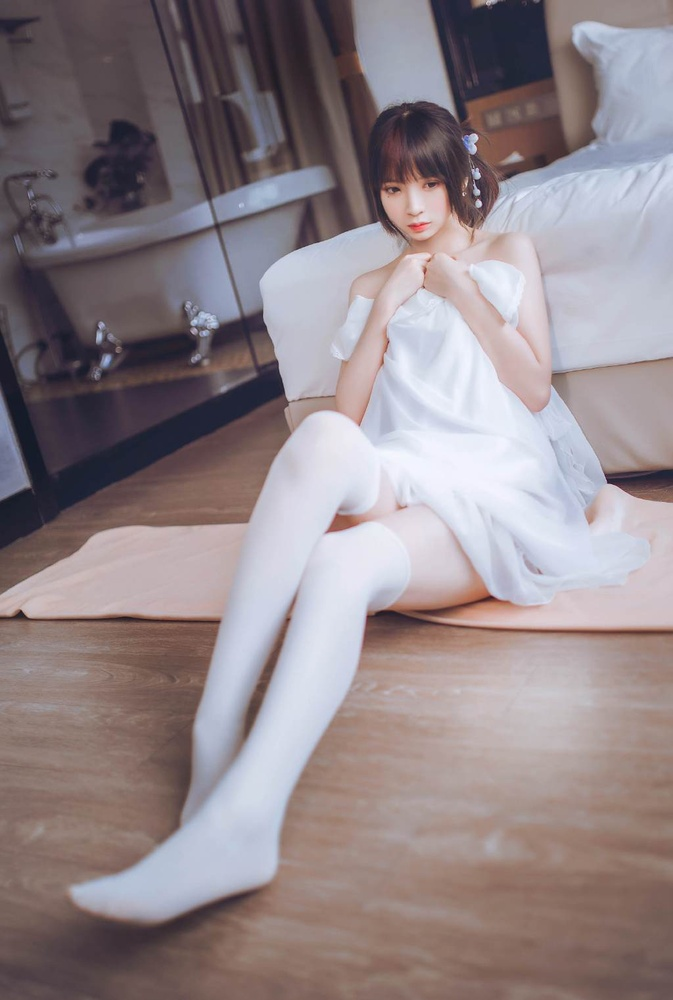
#> input picture picture_material/beauty_leg3.jpg, 673 x 1000 px, shrunk from 1024 x 1522 before the run, found by its file name
$ python 6.homo_filtering.py
#> lines starting #> are read from the running program, lines starting #| are printed output that depends on the picture
#> further down, image is the input picture: shape (1000, 673, 3); mean B, G, R 137.3, 133.3, 145.1
import cv2
import numpy as np
import matplotlib.pyplot as plt

def homomorphic_filter(src, d0 = 10, r1 = 0.5, rh = 2, c = 4, h = 2.0, l = 0.5):
#> called with d0 = 10, r1 = 0.5, rh = 2, c = 4, h = 2, l = 0.5
    gray = src.copy()
    if len(src.shape) > 2:
        gray = cv2.cvtColor(src, cv2.COLOR_BGR2GRAY)
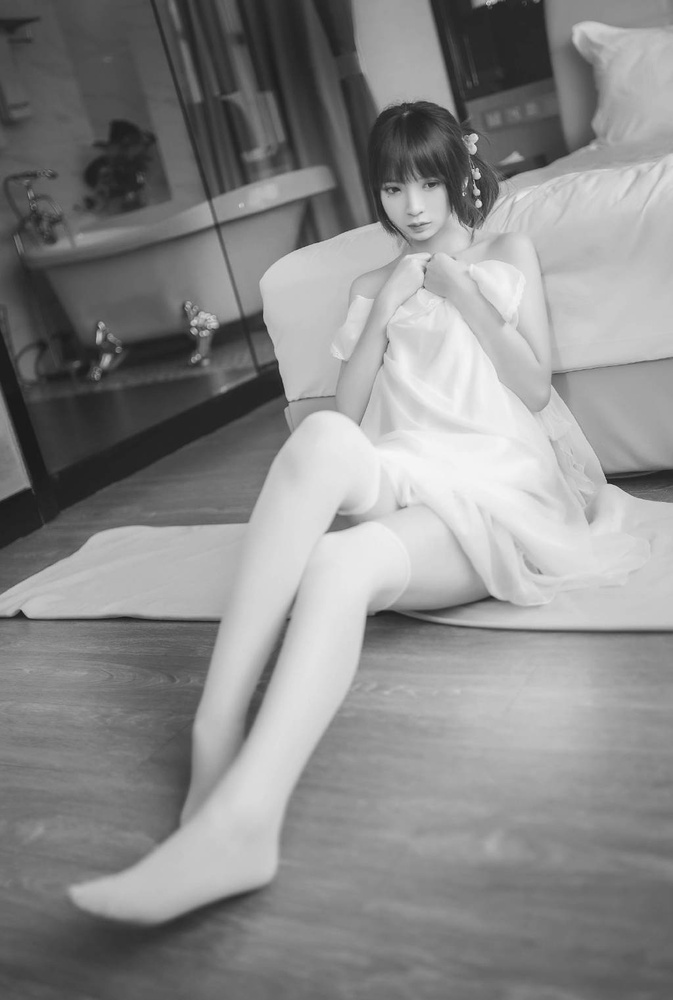
#> gray: shape (1000, 673); min 24, max 247, mean 137.3
    gray = np.float64(gray)
    rows, cols = gray.shape
#> rows = 1000; cols = 673
    gray_fft = np.fft.fft2(gray)
    gray_fftshift = np.fft.fftshift(gray_fft)
    dst_fftshift = np.zeros_like(gray_fftshift)
    M, N = np.meshgrid(np.arange(-cols // 2, cols // 2), np.arange(-rows // 2, rows // 2))
    D = np.sqrt((M ** 2 + N ** 2))
    Z = (rh - r1) * (1 - np.exp(-c * (D ** 2 / d0 ** 2))) + r1
    image_filtering_fftshift = Z * gray_fftshift
    image_filtering_fftshift = (h - 1) * image_filtering_fftshift + 1
    image_filtering_ifftshift = np.fft.ifftshift(image_filtering_fftshift)
    image_filtering_ifft = np.fft.ifft2(image_filtering_ifftshift)
    image_filtering = np.real(image_filtering_ifft)
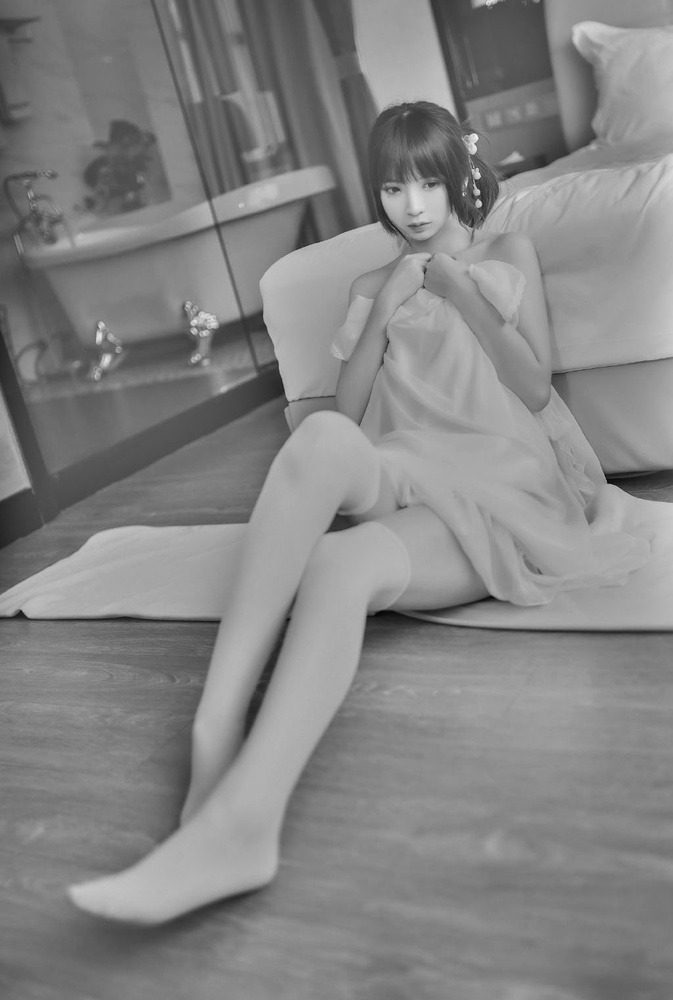
#> image_filtering: shape (1000, 673) float64; min -198.3, max 329.6, mean 76.7; drawn with min black and max white
    image_filtering = np.uint8(np.clip(image_filtering, 0, 255))
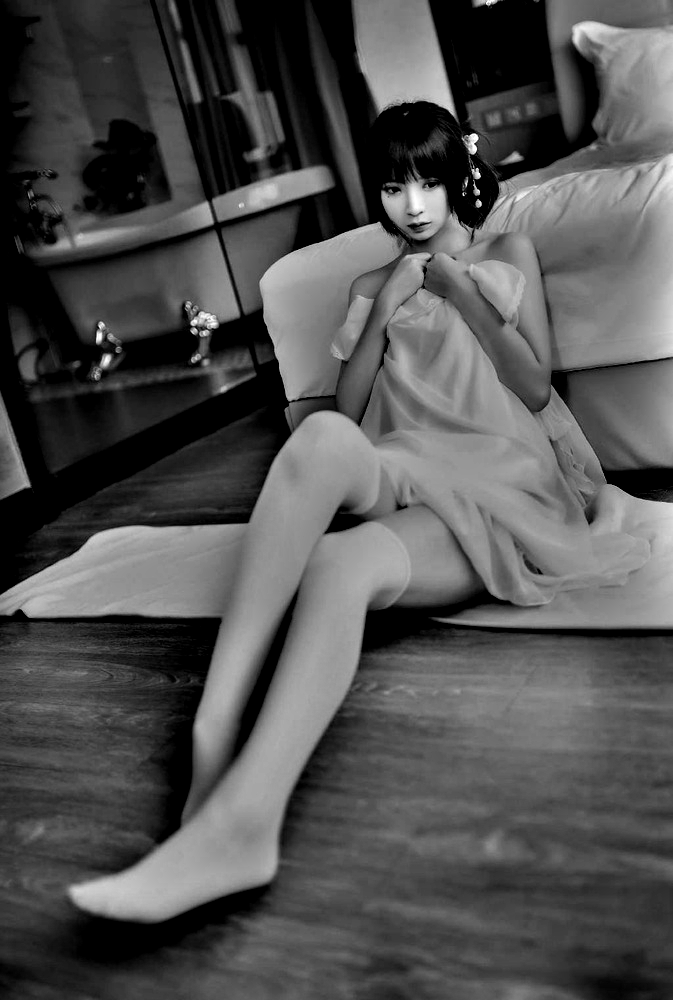
#> image_filtering: shape (1000, 673); min 0, max 255, mean 80.8
    return image_filtering

if __name__ == '__main__':
    image = cv2.imread("picture_material/beauty_leg3.jpg")
    image_homomorphic_filter = homomorphic_filter(image)
    plt.figure('homo_filtering')
    plt.subplot(121), plt.axis('off')
    plt.imshow(image,'gray'), plt.title('Origin image')
    plt.subplot(122), plt.imshow(image_homomorphic_filter, 'gray')
    plt.title('Homomorphic image'), plt.axis('off')
    plt.show()
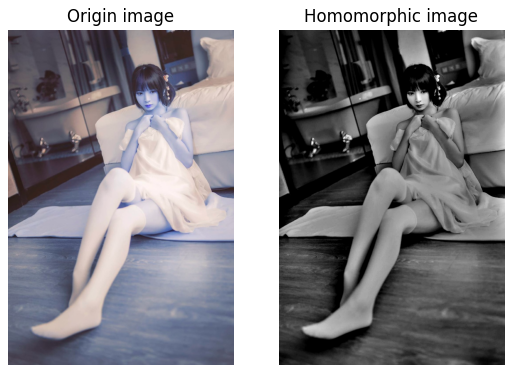
#> figure drawn by matplotlib, 2 panels; B, G, R data is drawn as R, G, B

$ run again, with picture_material/beauty_leg2.jpg copied over picture_material/beauty_leg3.jpg
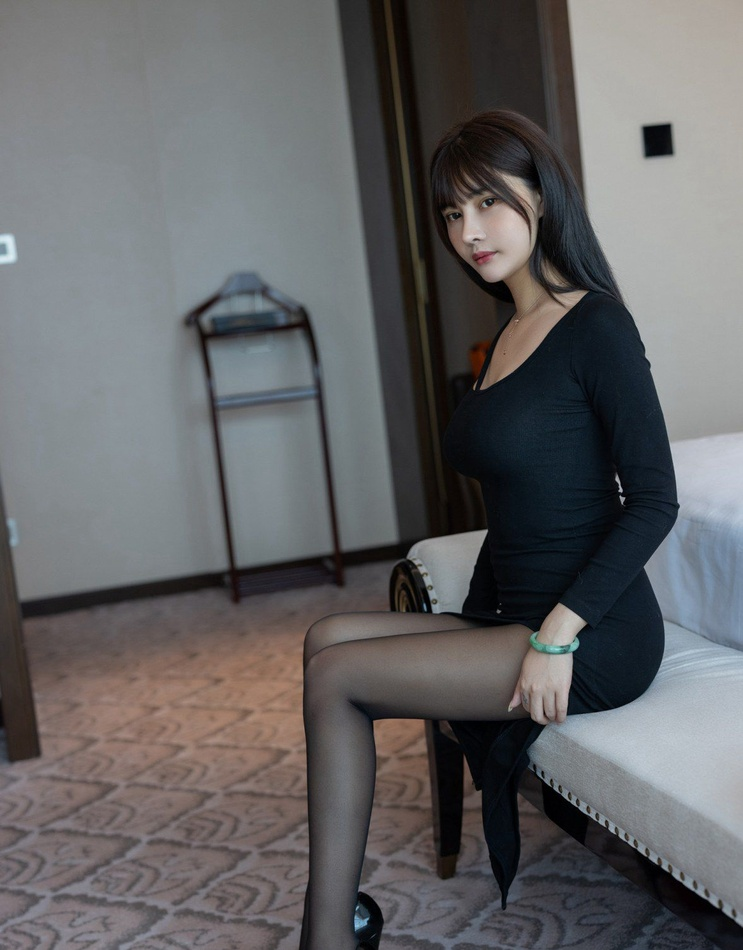
#> input picture picture_material/beauty_leg2.jpg, 743 x 950 px, shrunk from 1178 x 1507 before the run, found by its file name
#> image is the input picture: shape (950, 743, 3); mean B, G, R 101.2, 99.8, 100.1
#> in homomorphic_filter, `image_filtering = np.uint8(np.clip(image_filtering, 0, 255))`:
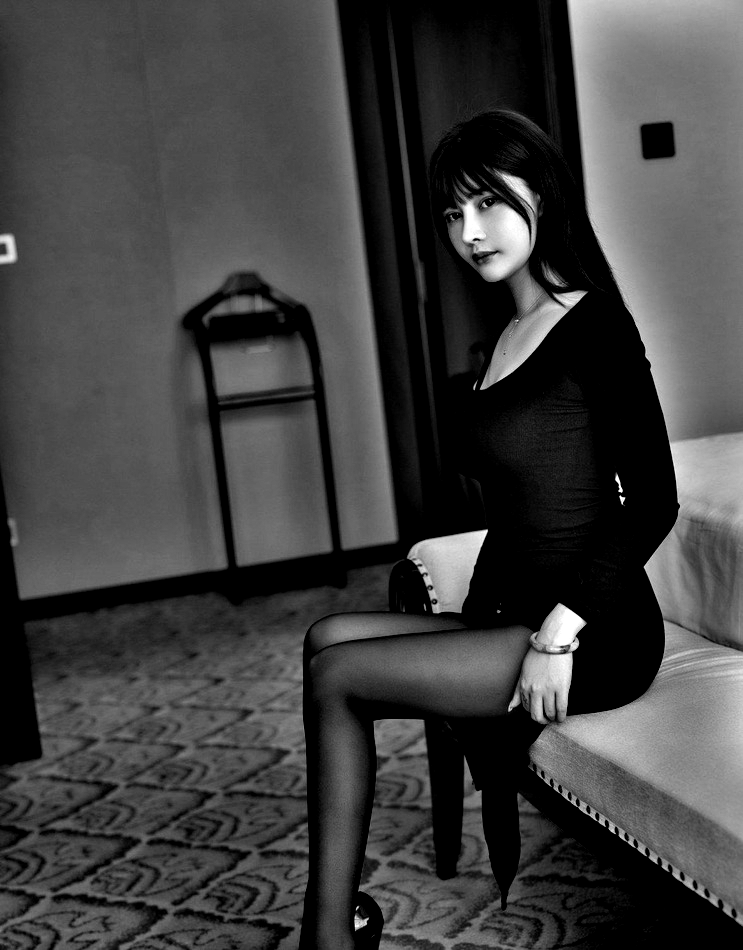
#> image_filtering: shape (950, 743); min 0, max 255, mean 64.3
#> `plt.show()`:
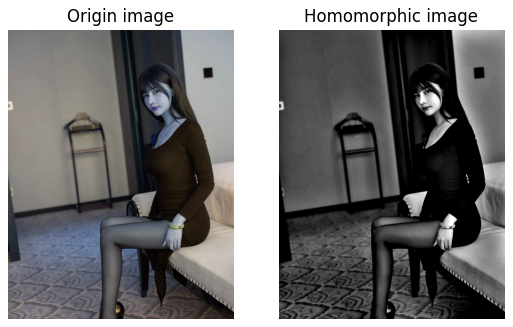
#> figure drawn by matplotlib, 2 panels; B, G, R data is drawn as R, G, B

$ run again, with picture_material/1.jpg copied over picture_material/beauty_leg3.jpg
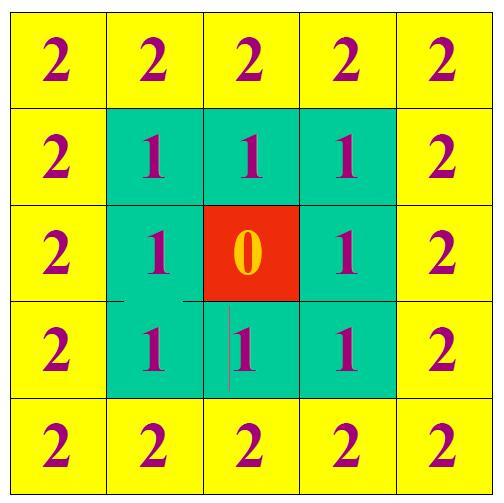
#> input picture picture_material/1.jpg, 504 x 503 px, found by its file name
#> image is the input picture: shape (503, 504, 3); mean B, G, R 71.4, 216.3, 174.1
#> in homomorphic_filter, `image_filtering = np.uint8(np.clip(image_filtering, 0, 255))`:
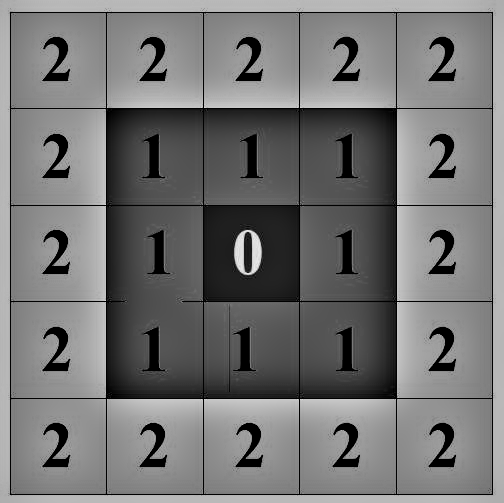
#> image_filtering: shape (503, 504); min 0, max 240, mean 115.4
#> `plt.show()`:
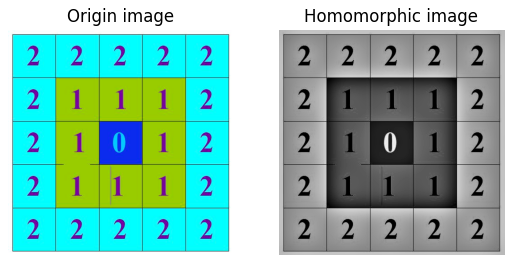
#> figure drawn by matplotlib, 2 panels; B, G, R data is drawn as R, G, B
